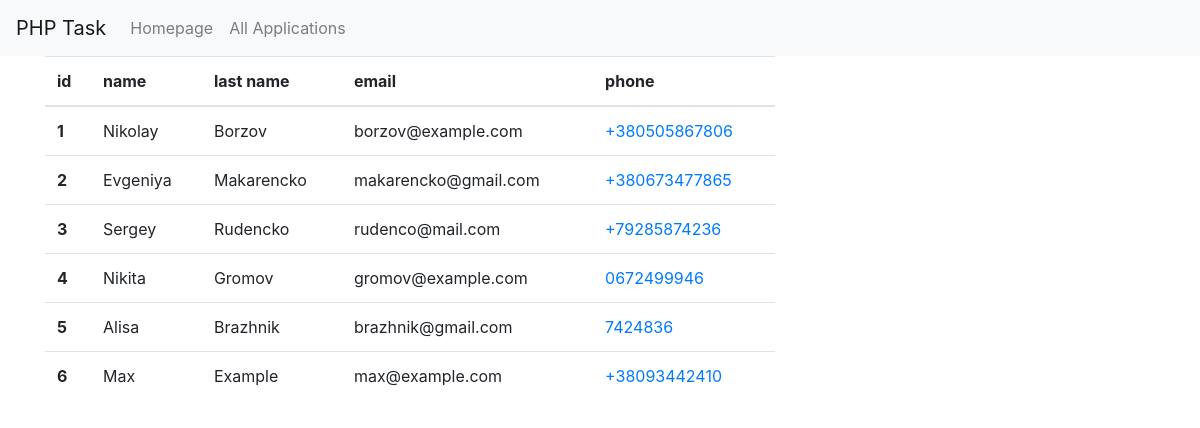
Screenshot of /all with the database file from the repository.
### tables this page shows
CREATE TABLE `customer` (
  `id` int(11) NOT NULL,
  `name` varchar(255) NOT NULL,
  `last_name` varchar(255) NOT NULL,
  `email` varchar(255) NOT NULL,
  `phone` varchar(30) NOT NULL,
  `date` timestamp NOT NULL DEFAULT CURRENT_TIMESTAMP ON UPDATE CURRENT_TIMESTAMP
);

### app/controller/allApplication.php (called while the page is built, shortened)
<?php
$db =include __DIR__ . '/../model/database/start.php';
include __DIR__ . '/../model/Application.php';
$newApplication = new Application($db);
$customers = $newApplication->getAll('customer');
require_once __DIR__ . '/../view/all.php';

### app/model/database/config.php (called while the page is built)
<?php
return [
	"db" => [
		"dbname" => "task_wb_group",
		"user" => "root",
		"password" => "",
		"host" => "mysql:host=localhost",
		"charset" => "utf8"
	],
];

### app/model/database/start.php (called while the page is built, shortened)
<?php
$config  =  include  __DIR__  .  '/../database/config.php' ;
require_once __DIR__ . '/../database/QueryBuilder.php';
require_once __DIR__ . '/../database/Connection.php';
return new  QueryBuilder (
	Connection:: make ( $config ['db'])
);

### app/model/database/Connection.php (called while the page is built, shortened)
<?php
class Connection
{
    public static function make()
    {
    	$config = (require __DIR__ . '/../database/config.php')['db'];
     return new PDO(
   	"{$config['host']};dbname={$config['dbname']};charset={$config['charset']};", $config['user'], $config['password']);
    }
}

### app/model/Application.php (called while the page is built, shortened)
<?php
class Application
{
	private $db;
    public function __construct($db)
    {
        $this->db= $db;
    }
	public function getAll($table)
	{
		$users = $this->db->getAll($table);
		return $users;
	}
}

### app/model/database/QueryBuilder.php (called while the page is built, shortened)
<?php
class QueryBuilder {
  private $pdo;
  public function __construct(PDO $pdo){
    $this->pdo= $pdo;
  }
  function getAll($table) {
    $sql = "SELECT * FROM {$table}";
    $statement= $this->pdo->prepare($sql);
    $statement->execute();
   return $statement->fetchAll(PDO::FETCH_ASSOC);
  }
}

### app/view/all.php (the view)
<?php
include  __DIR__ .'/header.php';
?>
<div class="container">
    <div class="row">
      <div class="col-md-8 offest-md-2">
        <table class="table">
          <thead>
            <tr>
              <th scope="col">id</th>
              <th scope="col">name</th>
              <th scope="col">last name</th>
              <th scope="col">email</th>
              <th scope="col">phone</th>
            </tr>
          </thead>
          <tbody>
            <?php foreach($customers as $customer):?>
              <tr>
                <th scope="row"><?php echo $customer['id'];?></th>
                <td><?php echo $customer['name'];?></td>
                <td><?php echo $customer['last_name'];?></td>
                <td><?php echo $customer['email'];?></td>
                <td class="text-primary"><?php echo $customer['phone'];?></td>
             </tr>
            <?php endforeach;?>
          </tbody>
        </table>
</body>
</html>

### public/index.php (shortened to what this page needs)
<?php
$routes = [
     "/" => 'app/view/home.php',
    "/all" => 'app/controller/allApplication.php',
    "/send" => 'app/controller/validation.php'
];
$route = $_SERVER['REQUEST_URI'];
if(array_key_exists($route, $routes)) {
    require_once __DIR__ . '/../'. $routes[$route];
    die;
} else {
    require_once __DIR__ . '/../app/view/404.php';
}

### app/view/header.php (shortened to what this page needs)
<!doctype html>
<html lang = "en">
	<head>
		<link rel="stylesheet" href="https://stackpath.bootstrapcdn.com/bootstrap/4.2.1/css/bootstrap.min.css">
     <link href="/public/css/style.css" rel="stylesheet">
</head>
<body>
<nav class="navbar navbar-expand-lg navbar-light bg-light">
  <a class="navbar-brand" href="#">PHP Task</a>
  <div class="collapse navbar-collapse" id="navbarSupportedContent">
    <ul class="navbar-nav mr-auto">
      <li class="nav-item">
        <a class="nav-link" href="/">Homepage</a>
      </li>
      <li class="nav-item">
        <a class="nav-link" href="/all">All Applications</a>
      </li>
    </ul>
  </div>
</nav>

### rows the page displays
customer: id "1", name "Nikolay", last_name "Borzov", email "borzov@example.com", phone "+380505867806"
customer: id "2", name "Evgeniya", last_name "Makarencko", email "makarencko@gmail.com", phone "+380673477865"
customer: id "3", name "Sergey", last_name "Rudencko", email "rudenco@mail.com", phone "+79285874236"
customer: id "4", name "Nikita", last_name "Gromov", email "gromov@example.com", phone "0672499946"
customer: id "5", name "Alisa", last_name "Brazhnik", email "brazhnik@gmail.com", phone "7424836"
customer: id "6", name "Max", last_name "Example", email "max@example.com", phone "+38093442410"
